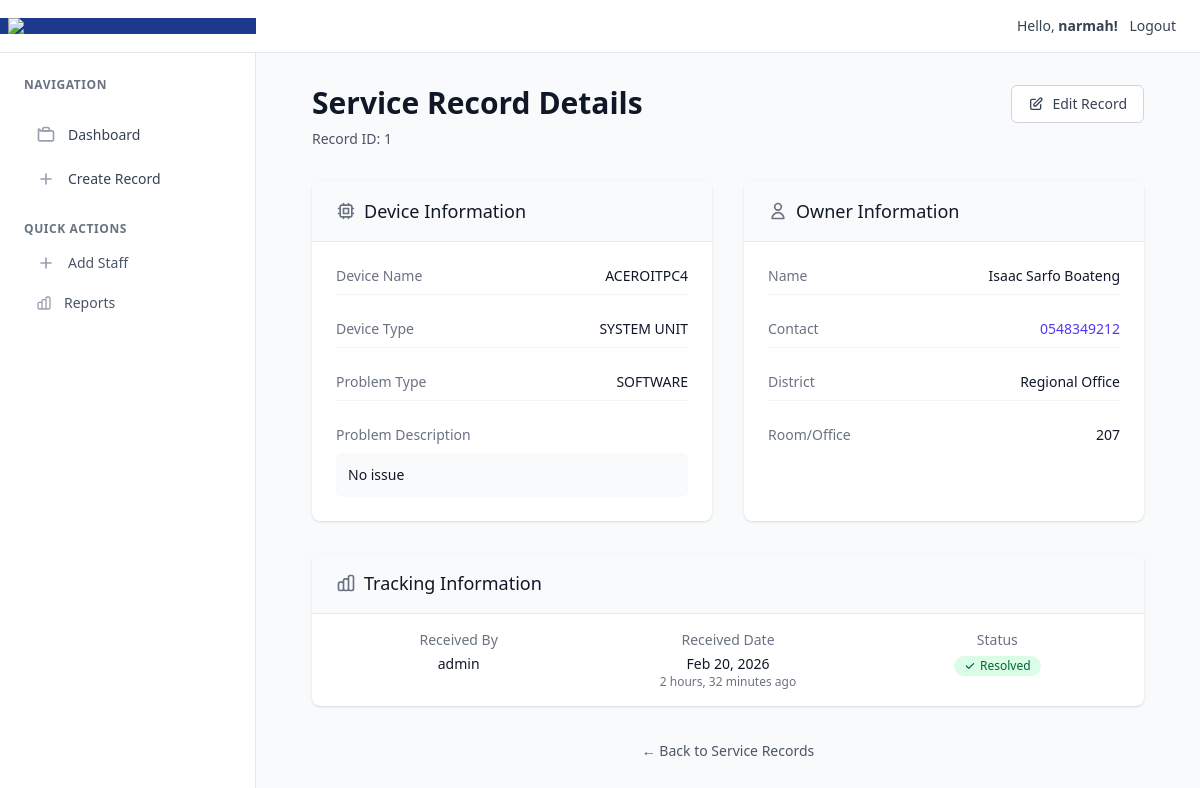
The page /records/1 (signed in) on the database its author committed.
### accounts/models.py (models this page shows)
class Staff(AbstractUser):
    phone_number = models.CharField(max_length=10, blank=False)
    other_names = models.CharField(max_length=255, blank=True)
    force_password_change = models.BooleanField(default=False, blank=True)
    def __str__(self):
        return self.username

### service_tracker/models.py (models this page shows, shortened)
class ServiceRecord(models.Model):
    class DeviceType(models.TextChoices):
        AIO = 'aio', 'AIO'
        LAPTOP = 'laptop', 'Laptop'
        SYSTEM_UNIT = 'system unit', 'System Unit'
        MONITOR = 'monitor', 'Monitor'
        OTHER = 'other', 'Other'
    class ProblemType(models.TextChoices):
        NETWORK = 'network', 'Network'
        SOFTWARE = 'software', 'Software'
        HARDWARE = 'hardware', 'Hardware'
        OTHER = 'other', 'Other'
    class District(models.TextChoices):
        ADENTA = 'adenta', 'Adenta'
        LEGON = 'legon', 'Legon'
        TESHIE = 'teshie', 'Teshie'
        MAKOL = 'makola', 'Makola'
        ROMAN_RIDGE = 'roman ridge', 'Roman Ridge'
        DODOWA = 'dodowa', 'Dodowa'
        MAMPONG = 'mampong', 'Mampong'
        KWABENYA = 'kwabenya', 'Kwabenya'
        REGIONAL_OFFICE = 'regional office', 'Regional office'
    requester_name = models.CharField(max_length=100)
    requester_contact = models.CharField(max_length=10)
    device_name = models.CharField(max_length=50)
    device_type = models.CharField(choices=DeviceType.choices, default=DeviceType.SYSTEM_UNIT, max_length=20)
    problem_type = models.CharField(choices=ProblemType.choices , default=ProblemType.SOFTWARE, max_length=10)
    problem_desc = models.TextField(blank=True, null=True)
    district = models.CharField(choices=District.choices, default=District.REGIONAL_OFFICE, max_length=20)
    room_number= models.CharField(max_length=3, blank=True, null=True)
    received_at = models.DateTimeField(auto_now_add=True)
    returned_at = models.DateTimeField(blank=True, null=True)
    received_by = models.ForeignKey(User, on_delete=models.SET_NULL, blank=True, null=True, related_name='received_jobs')
    is_resolved = models.BooleanField(default=False)
    class Meta:
        ordering = ['-received_at']

### service_tracker/views.py (the view)
# urls.py: path('records/<int:pk>', views.detail, name='detail'),
@login_required
def detail(request, pk):
    record = get_object_or_404(ServiceRecord, pk=pk)
    return render(request, 'service_tracker/detail.html', {'record': record})

### service_tracker/templates/service_tracker/detail.html (shortened to what this page needs)
{% extends 'base.html' %}
{% block content %}
<div class="max-w-4xl mx-auto px-4 sm:px-6 lg:px-8 py-8">
        <div class="mb-8">
            <div class="flex justify-between items-start">
                <div>
                    <h1 class="text-3xl font-bold text-gray-900">Service Record Details</h1>
                    <p class="mt-2 text-sm text-gray-600">Record ID: {{ record.id }}</p>
                </div>
                <div class="flex space-x-3">
                    <a href="{% url 'service_tracker:edit' record.pk %}"
                       class="inline-flex items-center px-4 py-2 border border-gray-300 text-sm font-medium rounded-md text-gray-700 bg-white hover:bg-gray-50 focus:outline-none focus:ring-2 focus:ring-offset-2 focus:ring-indigo-500 transition-colors duration-200">
                        <svg class="w-4 h-4 mr-2" fill="none" stroke="currentColor" viewBox="0 0 24 24">
                            <path stroke-linecap="round" stroke-linejoin="round" stroke-width="2" d="M11 5H6a2 2 0 00-2 2v11a2 2 0 002 2h11a2 2 0 002-2v-5m-1.414-9.414a2 2 0 112.828 2.828L11.828 15H9v-2.828l8.586-8.586z"></path>
                        </svg>
                        Edit Record
                    </a>
                </div>
            </div>
        </div>
        <div class="grid grid-cols-1 lg:grid-cols-2 gap-8">
            <div class="bg-white shadow-sm rounded-lg overflow-hidden">
                <div class="px-6 py-4 bg-gray-50 border-b border-gray-200">
                    <h2 class="text-lg font-medium text-gray-900 flex items-center">
                        <svg class="w-5 h-5 mr-2 text-gray-500" fill="none" stroke="currentColor" viewBox="0 0 24 24">
                            <path stroke-linecap="round" stroke-linejoin="round" stroke-width="2" d="M9 3v2m6-2v2M9 19v2m6-2v2M5 9H3m2 6H3m18-6h-2m2 6h-2M7 19h10a2 2 0 002-2V7a2 2 0 00-2-2H7a2 2 0 00-2 2v10a2 2 0 002 2zM9 9h6v6H9V9z"></path>
                        </svg>
                        Device Information
                    </h2>
                </div>
                <div class="px-6 py-4 space-y-4">
                    <div class="flex justify-between items-center py-2 border-b border-gray-100">
                        <span class="text-sm font-medium text-gray-500">Device Name</span>
                        <span class="text-sm text-gray-900">{{ record.device_name|upper }}</span>
                    </div>
                    <div class="flex justify-between items-center py-2 border-b border-gray-100">
                        <span class="text-sm font-medium text-gray-500">Device Type</span>
                        <span class="text-sm text-gray-900">{{ record.device_type|upper }}</span>
                    </div>
                    <div class="flex justify-between items-center py-2 border-b border-gray-100">
                        <span class="text-sm font-medium text-gray-500">Problem Type</span>
                        <span class="text-sm text-gray-900">{{ record.problem_type|upper }}</span>
                    </div>
                    <div class="py-2">
                        <span class="text-sm font-medium text-gray-500 block mb-2">Problem Description</span>
                        <p class="text-sm text-gray-900 bg-gray-50 rounded-md p-3">{{ record.problem_desc }}</p>
                    </div>
                </div>
            </div>
            <div class="bg-white shadow-sm rounded-lg overflow-hidden">
                <div class="px-6 py-4 bg-gray-50 border-b border-gray-200">
                    <h2 class="text-lg font-medium text-gray-900 flex items-center">
                        <svg class="w-5 h-5 mr-2 text-gray-500" fill="none" stroke="currentColor" viewBox="0 0 24 24">
                            <path stroke-linecap="round" stroke-linejoin="round" stroke-width="2" d="M16 7a4 4 0 11-8 0 4 4 0 018 0zM12 14a7 7 0 00-7 7h14a7 7 0 00-7-7z"></path>
                        </svg>
                        Owner Information
                    </h2>
                </div>
                <div class="px-6 py-4 space-y-4">
                    <div class="flex justify-between items-center py-2 border-b border-gray-100">
                        <span class="text-sm font-medium text-gray-500">Name</span>
                        <span class="text-sm text-gray-900">{{ record.requester_name }}</span>
                    </div>
                    <div class="flex justify-between items-center py-2 border-b border-gray-100">
                        <span class="text-sm font-medium text-gray-500">Contact</span>
                        <a href="tel:{{ record.requester_contact }}"
                           class="text-sm text-indigo-600 hover:text-indigo-800 transition-colors duration-200">
                            {{ record.requester_contact }}
                        </a>
                    </div>
                    <div class="flex justify-between items-center py-2 border-b border-gray-100">
                        <span class="text-sm font-medium text-gray-500">District</span>
                        <span class="text-sm text-gray-900">{{ record.district|title }}</span>
                    </div>
                    <div class="flex justify-between items-center py-2">
                        <span class="text-sm font-medium text-gray-500">Room/Office</span>
                        <span class="text-sm text-gray-900">{{ record.room_number|default:'--' }}</span>
                    </div>
                </div>
            </div>
            <div class="bg-white shadow-sm rounded-lg overflow-hidden lg:col-span-2">
                <div class="px-6 py-4 bg-gray-50 border-b border-gray-200">
                    <h2 class="text-lg font-medium text-gray-900 flex items-center">
                        Tracking Information
                    </h2>
                </div>
                <div class="px-6 py-4">
                    <div class="grid grid-cols-1 md:grid-cols-3 gap-6">
                        <div class="text-center">
                            <div class="text-sm font-medium text-gray-500 mb-1">Received By</div>
                            <div class="text-sm text-gray-900">{{ record.received_by }}</div>
                        </div>
                        <div class="text-center">
                            <div class="text-sm font-medium text-gray-500 mb-1">Received Date</div>
                            <div class="text-sm text-gray-900">{{ record.received_at|date:"M d, Y" }}</div>
                            <div class="text-xs text-gray-500">{{ record.received_at|timesince }} ago</div>
                        </div>
                        <div class="text-center">
                            <div class="text-sm font-medium text-gray-500 mb-1">Status</div>
                            <div class="mt-1">
                                {% if record.is_resolved %}
                                <span class="inline-flex items-center px-2.5 py-0.5 rounded-full text-xs font-medium bg-green-100 text-green-800">
                                    <svg class="w-3 h-3 mr-1" fill="currentColor" viewBox="0 0 20 20">
                                        <path fill-rule="evenodd" d="M16.707 5.293a1 1 0 010 1.414l-8 8a1 1 0 01-1.414 0l-4-4a1 1 0 011.414-1.414L8 12.586l7.293-7.293a1 1 0 011.414 0z" clip-rule="evenodd"></path>
                                    </svg>
                                    Resolved
                                </span>
                                {% endif %}
                            </div>
                        </div>
                    </div>
                </div>
            </div>
        </div>
        <div class="mt-8 text-center">
            <a href="{% url 'service_tracker:index' %}"
               class="text-sm text-gray-600 hover:text-gray-900 transition-colors duration-200">
                ← Back to Service Records
            </a>
        </div>
    </div>
{% endblock %}

### templates/partials/_navbar.html
<nav class="bg-white shadow-sm border-b border-gray-200 flex justify-between items-center shrink-0">
    <div class="bg-blue-900 px-2">
        <img src="https://ecg.com.gh/images/site/ecg_logo.png" class="w-60" />
    </div>
    <div class="text-sm px-6 py-4 text-gray-700 font-medium space-x-2">
        Hello, <b>{{request.user.username|default:"Guest"}}!</b>
        <span>
            {% if not request.user.is_authenticated %}
            <a href="{% url 'accounts:login' %}">Login</a>
            {% else %}
            <button onclick="document.getElementById('logout-modal').classList.remove('hidden')">Logout</button>
            {% endif %}
        </span>
    </div>
</nav>

### src/css/style.css (style rules this page uses)
html, body { overflow-x: hidden; }

### rows shown on the page
Staff: user.username "narmah"
ServiceRecord: id "1", device_name "ACEROITPC4", device_type "SYSTEM UNIT", problem_type "SOFTWARE", problem_desc "No issue", requester_name "Isaac Sarfo Boateng", requester_contact "0548349212", district "Regional Office", room_number "207", received_by "admin", received_at "Feb 20, 2026", received_at "2 hours, 32 minutes"
